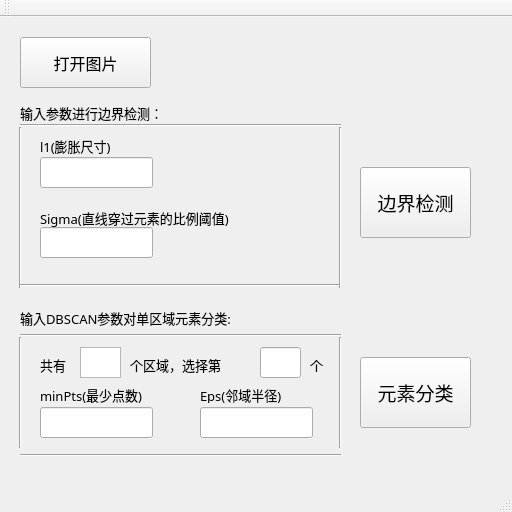
<?xml version="1.0" encoding="UTF-8"?>
<ui version="4.0">
 <class>MainWindow</class>
 <widget class="QMainWindow" name="MainWindow">
  <property name="geometry">
   <rect>
    <x>0</x>
    <y>0</y>
    <width>512</width>
    <height>512</height>
   </rect>
  </property>
  <property name="windowTitle">
   <string>MainWindow</string>
  </property>
  <widget class="QWidget" name="centralWidget">
   <widget class="QPushButton" name="detectBoundary">
    <property name="geometry">
     <rect>
      <x>360</x>
      <y>150</y>
      <width>111</width>
      <height>71</height>
     </rect>
    </property>
    <property name="font">
     <font>
      <family>黑体</family>
      <pointsize>14</pointsize>
     </font>
    </property>
    <property name="text">
     <string>边界检测</string>
    </property>
   </widget>
   <widget class="QPushButton" name="inputImage">
    <property name="geometry">
     <rect>
      <x>20</x>
      <y>20</y>
      <width>131</width>
      <height>51</height>
     </rect>
    </property>
    <property name="font">
     <font>
      <family>黑体</family>
      <pointsize>12</pointsize>
     </font>
    </property>
    <property name="text">
     <string>打开图片</string>
    </property>
   </widget>
   <widget class="QLineEdit" name="lineEdit_l1">
    <property name="geometry">
     <rect>
      <x>40</x>
      <y>140</y>
      <width>113</width>
      <height>31</height>
     </rect>
    </property>
   </widget>
   <widget class="QLineEdit" name="lineEdit_sigma">
    <property name="geometry">
     <rect>
      <x>40</x>
      <y>210</y>
      <width>113</width>
      <height>31</height>
     </rect>
    </property>
   </widget>
   <widget class="QLineEdit" name="lineEdit_eps">
    <property name="geometry">
     <rect>
      <x>200</x>
      <y>390</y>
      <width>113</width>
      <height>31</height>
     </rect>
    </property>
   </widget>
   <widget class="QLineEdit" name="lineEdit_minPts">
    <property name="geometry">
     <rect>
      <x>40</x>
      <y>390</y>
      <width>113</width>
      <height>31</height>
     </rect>
    </property>
   </widget>
   <widget class="Line" name="line">
    <property name="geometry">
     <rect>
      <x>20</x>
      <y>100</y>
      <width>321</width>
      <height>16</height>
     </rect>
    </property>
    <property name="orientation">
     <enum>Qt::Horizontal</enum>
    </property>
   </widget>
   <widget class="Line" name="line_2">
    <property name="geometry">
     <rect>
      <x>10</x>
      <y>110</y>
      <width>20</width>
      <height>161</height>
     </rect>
    </property>
    <property name="orientation">
     <enum>Qt::Vertical</enum>
    </property>
   </widget>
   <widget class="Line" name="line_3">
    <property name="geometry">
     <rect>
      <x>20</x>
      <y>260</y>
      <width>321</width>
      <height>16</height>
     </rect>
    </property>
    <property name="orientation">
     <enum>Qt::Horizontal</enum>
    </property>
   </widget>
   <widget class="QLabel" name="label_para">
    <property name="geometry">
     <rect>
      <x>20</x>
      <y>80</y>
      <width>201</width>
      <height>31</height>
     </rect>
    </property>
    <property name="font">
     <font>
      <family>黑体</family>
      <pointsize>10</pointsize>
     </font>
    </property>
    <property name="text">
     <string>输入参数进行边界检测：</string>
    </property>
   </widget>
   <widget class="QLabel" name="label_l1">
    <property name="geometry">
     <rect>
      <x>40</x>
      <y>120</y>
      <width>108</width>
      <height>17</height>
     </rect>
    </property>
    <property name="font">
     <font>
      <family>黑体</family>
      <pointsize>10</pointsize>
     </font>
    </property>
    <property name="text">
     <string>l1(膨胀尺寸)</string>
    </property>
   </widget>
   <widget class="QLabel" name="label_sigma">
    <property name="geometry">
     <rect>
      <x>40</x>
      <y>190</y>
      <width>261</width>
      <height>21</height>
     </rect>
    </property>
    <property name="font">
     <font>
      <family>黑体</family>
      <pointsize>10</pointsize>
     </font>
    </property>
    <property name="text">
     <string>Sigma(直线穿过元素的比例阈值)</string>
    </property>
   </widget>
   <widget class="QLabel" name="label_eps">
    <property name="geometry">
     <rect>
      <x>200</x>
      <y>370</y>
      <width>121</width>
      <height>16</height>
     </rect>
    </property>
    <property name="font">
     <font>
      <family>黑体</family>
      <pointsize>10</pointsize>
     </font>
    </property>
    <property name="text">
     <string>Eps(邻域半径)</string>
    </property>
   </widget>
   <widget class="QLabel" name="label_minpts">
    <property name="geometry">
     <rect>
      <x>40</x>
      <y>370</y>
      <width>151</width>
      <height>16</height>
     </rect>
    </property>
    <property name="font">
     <font>
      <family>黑体</family>
      <pointsize>10</pointsize>
     </font>
    </property>
    <property name="text">
     <string>minPts(最少点数)</string>
    </property>
   </widget>
   <widget class="Line" name="line_4">
    <property name="geometry">
     <rect>
      <x>330</x>
      <y>110</y>
      <width>20</width>
      <height>161</height>
     </rect>
    </property>
    <property name="orientation">
     <enum>Qt::Vertical</enum>
    </property>
   </widget>
   <widget class="QLabel" name="label_dbscan">
    <property name="geometry">
     <rect>
      <x>20</x>
      <y>290</y>
      <width>291</width>
      <height>21</height>
     </rect>
    </property>
    <property name="font">
     <font>
      <family>黑体</family>
      <pointsize>10</pointsize>
     </font>
    </property>
    <property name="text">
     <string>输入DBSCAN参数对单区域元素分类:</string>
    </property>
   </widget>
   <widget class="Line" name="line_5">
    <property name="geometry">
     <rect>
      <x>330</x>
      <y>320</y>
      <width>20</width>
      <height>111</height>
     </rect>
    </property>
    <property name="orientation">
     <enum>Qt::Vertical</enum>
    </property>
   </widget>
   <widget class="Line" name="line_6">
    <property name="geometry">
     <rect>
      <x>20</x>
      <y>430</y>
      <width>321</width>
      <height>16</height>
     </rect>
    </property>
    <property name="orientation">
     <enum>Qt::Horizontal</enum>
    </property>
   </widget>
   <widget class="Line" name="line_7">
    <property name="geometry">
     <rect>
      <x>10</x>
      <y>320</y>
      <width>20</width>
      <height>111</height>
     </rect>
    </property>
    <property name="orientation">
     <enum>Qt::Vertical</enum>
    </property>
   </widget>
   <widget class="Line" name="line_8">
    <property name="geometry">
     <rect>
      <x>20</x>
      <y>310</y>
      <width>321</width>
      <height>16</height>
     </rect>
    </property>
    <property name="orientation">
     <enum>Qt::Horizontal</enum>
    </property>
   </widget>
   <widget class="QPushButton" name="pushButton_cla">
    <property name="geometry">
     <rect>
      <x>360</x>
      <y>340</y>
      <width>111</width>
      <height>71</height>
     </rect>
    </property>
    <property name="font">
     <font>
      <family>黑体</family>
      <pointsize>14</pointsize>
     </font>
    </property>
    <property name="layoutDirection">
     <enum>Qt::LeftToRight</enum>
    </property>
    <property name="text">
     <string>元素分类</string>
    </property>
   </widget>
   <widget class="QLabel" name="label_eleNum">
    <property name="geometry">
     <rect>
      <x>40</x>
      <y>340</y>
      <width>51</width>
      <height>16</height>
     </rect>
    </property>
    <property name="font">
     <font>
      <family>黑体</family>
      <pointsize>10</pointsize>
     </font>
    </property>
    <property name="text">
     <string>共有</string>
    </property>
   </widget>
   <widget class="QTextBrowser" name="text_elenum">
    <property name="geometry">
     <rect>
      <x>80</x>
      <y>330</y>
      <width>41</width>
      <height>31</height>
     </rect>
    </property>
   </widget>
   <widget class="QLabel" name="label_elenum2">
    <property name="geometry">
     <rect>
      <x>130</x>
      <y>340</y>
      <width>131</width>
      <height>16</height>
     </rect>
    </property>
    <property name="font">
     <font>
      <family>黑体</family>
      <pointsize>10</pointsize>
     </font>
    </property>
    <property name="text">
     <string>个区域，选择第</string>
    </property>
   </widget>
   <widget class="QLineEdit" name="lineEdit_elenum">
    <property name="geometry">
     <rect>
      <x>260</x>
      <y>330</y>
      <width>41</width>
      <height>31</height>
     </rect>
    </property>
   </widget>
   <widget class="QLabel" name="label_elenum3">
    <property name="geometry">
     <rect>
      <x>310</x>
      <y>340</y>
      <width>72</width>
      <height>15</height>
     </rect>
    </property>
    <property name="font">
     <font>
      <family>黑体</family>
      <pointsize>10</pointsize>
     </font>
    </property>
    <property name="text">
     <string>个</string>
    </property>
   </widget>
  </widget>
  <widget class="QMenuBar" name="menuBar">
   <property name="geometry">
    <rect>
     <x>0</x>
     <y>0</y>
     <width>512</width>
     <height>26</height>
    </rect>
   </property>
  </widget>
  <widget class="QToolBar" name="mainToolBar">
   <attribute name="toolBarArea">
    <enum>TopToolBarArea</enum>
   </attribute>
   <attribute name="toolBarBreak">
    <bool>false</bool>
   </attribute>
  </widget>
  <widget class="QStatusBar" name="statusBar"/>
 </widget>
 <layoutdefault spacing="6" margin="11"/>
 <resources/>
 <connections/>
</ui>
